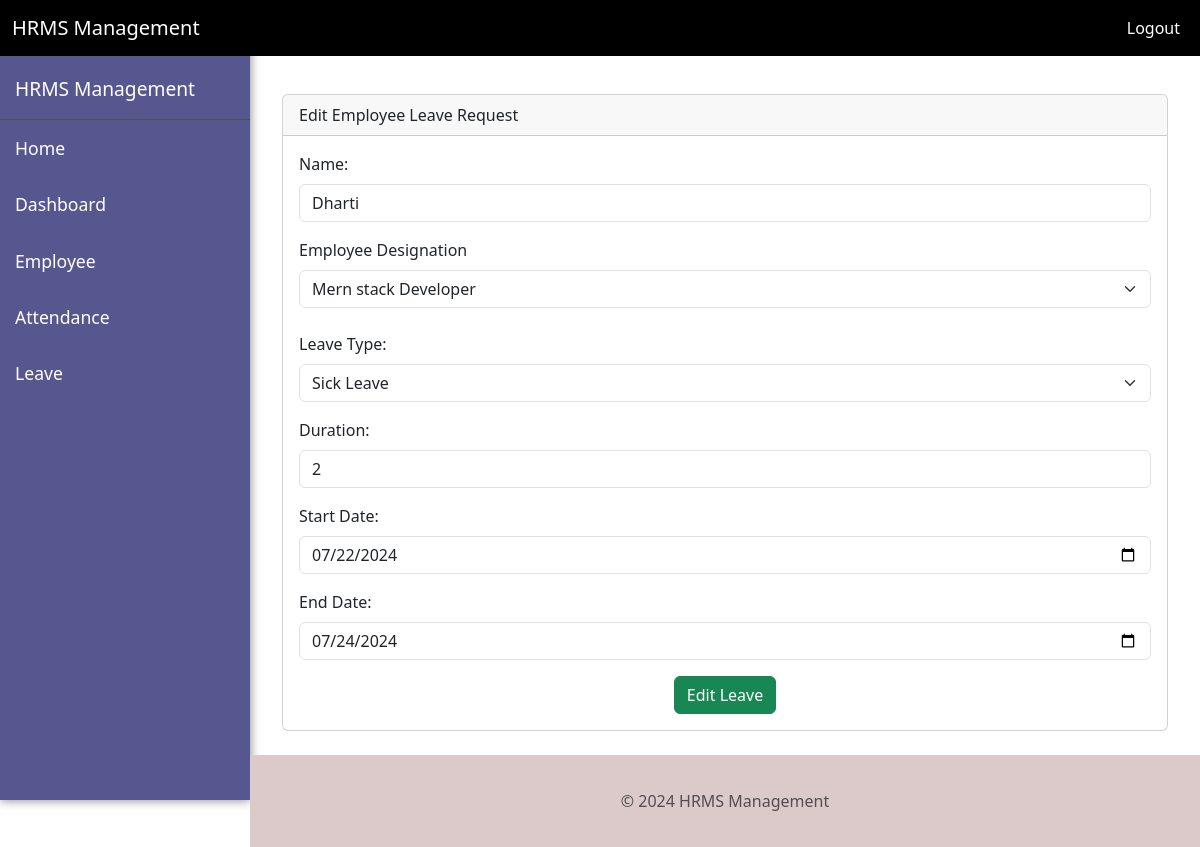
The page /hr/applyleavedetails/editleave/1/ (signed in) on the database its author committed.
### myapp/models.py (models this page shows, shortened)
class Employee(models.Model):
    name = models.CharField(max_length=100)
    email = models.EmailField(max_length=254)
    phone_no = models.IntegerField()
    joining_date = models.DateField()
    designation = models.CharField(max_length=100 , choices = [
        ('Frontend Developer' , 'Frontend Developer'),
        ('QA' , 'Quality Assurance'),
        ('UI/UX' , 'UI/UX Designer'),
        ('Full Stack Developer' , 'Full Stack Developer'),
        ('Backend Developer' , 'Backend Developer')
    ])

class EmployeeLeave(models.Model):
    employee = models.ForeignKey('Employee', on_delete=models.CASCADE)
    designation = models.CharField(max_length=100, choices=[
        ('Frontend Developer', 'Frontend Developer'),
        ('QA', 'Quality Assurance'),
        ('UI/UX', 'UI/UX Designer'),
        ('Full Stack Developer', 'Full Stack Developer'),
        ('Backend Developer', 'Backend Developer')
    ])
    leave_type = models.CharField(max_length=50 , choices = [
        ('Casual Leave' , 'Casual Leave'),
        ('Sick Leave' , 'Sick Leave'),
        ('Marriage Leave' , 'Marriage Leave'),
        ('Annual Leave' , 'Annual Leave'),
        ('Emergency Leave' , 'Emergency Leave')
    ])
    duration = models.PositiveIntegerField()
    start_date = models.DateField()
    end_date = models.DateField()
    is_approved = models.BooleanField(null=True,blank=True)

### myapp/views.py (the view)
# urls.py: path('hr/applyleavedetails/editleave/<int:id>/', views.editLeave, name='hr_edit_leave'),
@login_required(login_url='login')
def editLeave(request, id):
    leave = get_object_or_404(EmployeeLeave, pk=id)
    return render(request, 'hr/edit_leave.html', {'leave': leave, 'employee_name': leave.employee.name})

### templates/hr/edit_leave.html (shortened to what this page needs)
<!DOCTYPE html>
<html lang="en">
<head>
    <link href="https://cdn.jsdelivr.net/npm/bootstrap@5.3.3/dist/css/bootstrap.min.css" rel="stylesheet">
</head>
<body>
    <header>
        <nav class="navbar navbar-expand-lg fixed-top">
            <div class="container-fluid">
                <a class="navbar-brand" href="#">HRMS Management</a>
                <div class="collapse navbar-collapse justify-content-end" id="navbarNav">
                    <ul class="navbar-nav">
                        <li class="nav-item">
                            <a class="nav-link" href="{% url 'logout' %}">Logout</a>
                        </li>
                    </ul>
                </div>
            </div>
        </nav>
    </header>
    <div class="container-fluid mt-5">
        <button class="navbar-toggler ms-auto" type="button" onclick="toggleSidebar()">
            <span class="navbar-toggler-icon"></span>
        </button>
    </div>
    <div class="sidebar" id="sidebar">
        <div class="sidebar-header">HRMS Management</div>
        <a href="{% url 'home' %}" class="home">Home</a>
        <a href="{% url 'hr_dashboard' %}">Dashboard</a>
        <a href="{% url 'hr_employee_details' %}">Employee</a>
        <a href="{% url 'hr_attendance_details' %}">Attendance</a>
        <a href="{% url 'hr_apply_leave_details' %}">Leave</a>
    </div>
    <div class="content" id="content">
        <div class="container">
            <div class="card">
                <div class="card-header">
                    Edit Employee Leave Request
                </div>
                <form id="editLeaveForm" method="POST">
                    <div class="card-body">
                        <div class="mb-3">
                            <label for="name" class="form-label">Name:</label>
                            <input type="text" class="form-control" id="name" name="name" value="{{ employee_name }}" readonly>
                        </div>
                        <div class="input-container">
                            <label for="designation" class="form-label">Employee Designation</label>
                            <select id="designation" class="form-select" name="designation">
                                <option value="Mern stack Developer" {% if leave.designation == "Mern stack Developer" %}selected{% endif %}>Mern stack Developer</option>
                            </select>
                        </div>
                        <br>
                        <div class="mb-3">
                            <label for="leave-type" class="form-label">Leave Type:</label>
                            <select class="form-select" id="leave-type" name="leave-type">
                                <option value="Sick Leave" {% if leave.leave_type == "Sick Leave" %}selected{% endif %}>Sick Leave</option>
                            </select>
                        </div>
                        <div class="mb-3">
                            <label for="duration" class="form-label">Duration:</label>
                            <input type="number" class="form-control" id="duration" name="duration" value="{{ leave.duration }}">
                        </div>
                        <div class="mb-3">
                            <label for="start-date" class="form-label">Start Date:</label>
                            <input type="date" class="form-control" id="start-date" name="start-date" value="{{ leave.start_date|date:'Y-m-d' }}">
                        </div>
                        <div class="mb-3">
                            <label for="end-date" class="form-label">End Date:</label>
                            <input type="date" class="form-control" id="end-date" name="end-date" value="{{ leave.end_date|date:'Y-m-d' }}">
                        </div>
                        <div class="text-center">
                            <button type="button" class="btn btn-success" id="editBtn">Edit Leave</button>
                        </div>
                    </div>
                </form>
            </div>
        </div>
    </div>
    <br>
    <br>
    <br>
    <br>
    <footer class="footer mt-auto py-3 fixed-bottom">
        <div class="container">
            <span class="text-muted">&copy; 2024 HRMS Management</span>
        </div>
    </footer>
</body>
</html>

### templates/hr/edit_leave.html (style rules this page uses)
.navbar-toggler { margin-left: auto; }
.sidebar { height: 100vh; position: fixed; top: 0; left: -250px; width: 250px; background-color: #57578f; padding-top: 60px; transition: left 0.3s ease; box-shadow: 0 0 10px rgba(0, 0, 0, 0.5); }
.sidebar a { padding: 15px; display: block; color: #fff; text-decoration: none; font-size: 1.1em; transition: background-color 0.3s ease, color 0.3s ease; }
.content { margin-left: 0; padding: 20px; transition: margin-left 0.3s ease; }
.sidebar-header { color: #fff; padding: 15px; font-size: 1.2em; border-bottom: 1px solid #495057; }
@media (min-width: 768px) { .sidebar { left: 0; width: 250px; } }
@media (min-width: 768px) { .content { margin-left: 250px; } }
header nav { background-color: #000000; }
header nav .container-fluid .nav-link { color: #fff; }
header nav .container-fluid .navbar-brand { color: #fff; }
footer { background-color: #dcc9c9; text-align: center; line-height: 60px; padding: 10px 0; margin-left: 250px; }

### rows shown on the page
Employee: name "Dharti"
EmployeeLeave: designation "Mern stack Developer", leave-type "Sick Leave", duration "2", start-date "07/22/2024", end-date "07/24/2024"
